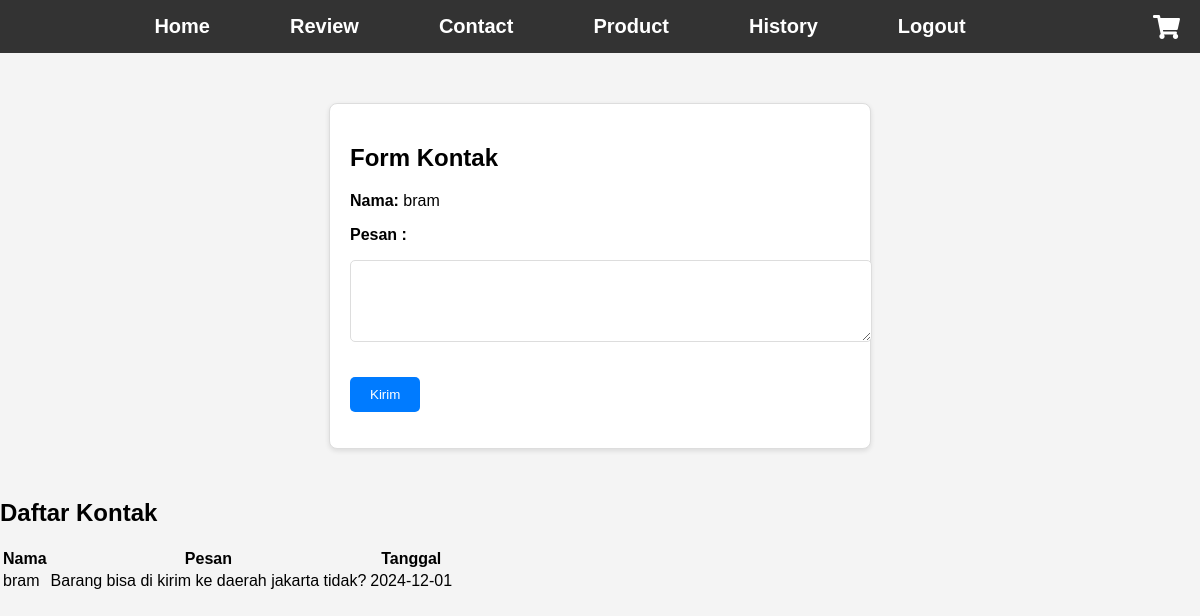
Page /patient/contact.php (signed in) on the committed database.
### tables this page shows
CREATE TABLE `pelanggan` (
  `Nama` varchar(100) NOT NULL,
  `No_HP` varchar(15) DEFAULT NULL,
  `Email` varchar(100) DEFAULT NULL,
  `Alamat` text DEFAULT NULL,
  `Kecamatan` enum('Andir','Astana Anyar','Antapani','Arcamanik','Babakan CIparay','Bandung Kidul','Bandung Kulon','Bandung Wetan','Batununggal','Bojongloa Kaler','Bojongloa Kidul','Buah Batu','Cibeunying Kaler','Cibeunying Kidul','Cibiru','Cicendo','Cidadap','Cinambo','Coblong','GedeBage','KiaraCondong','Lengkong','Mandalajati','Pangyileukan','Rancasari','Regol','Sukajadi','Sukasari','Sumur Bandung','Ujung Berung') DEFAULT NULL,
  `Kelurahan` enum('Ciroyom','Garuda','Kebon Jeruk','Maleber','Dungus Cariang','Cempaka','Karasak','Nyengseret','Panjunan','Pelindung Hewan','Cisaranten Bina Harapan','Antapani Kidul','Antapani Tengah','Antapani Wetan','Sukamiskin','Cisaranten Kulon','Cisantren Endah','Cisantren Kidul','Cijawura','Derwati','Manjahlega','Margasari','Margahayu Tengah','Ciateul','Balonggede','Paledang','Ancol','Karang Anyar','Dago','Pasteur','Cipedes','Sukabungah','Sukarasa','Isola','Geger Kalong','SariJadi','Babakan Ciamis','Merdeka','Kebon Pisang','Braga','Padasuka','Pasanggrahan','Cigending','Cijawura') DEFAULT NULL,
  `Username` varchar(50) DEFAULT NULL,
  `Password` varchar(255) DEFAULT NULL
);

CREATE TABLE `contact` (
  `Nama_Contact` varchar(100) DEFAULT NULL,
  `Review_Contact` text DEFAULT NULL,
  `Date_Contact` date NOT NULL DEFAULT current_timestamp()
);

### patient/contact.php (the view, shortened to what this page needs)
<?php
require_once('../config/db_connection.php');
$username = $_SESSION['username'];
$query_pelanggan = "SELECT Nama FROM pelanggan WHERE Username = '$username'";
$result_pelanggan = $conn->query($query_pelanggan);
$pelanggan = $result_pelanggan->fetch_assoc();
$nama_pelanggan = $pelanggan['Nama'];
$query_contacts = "SELECT Nama_Contact, Review_Contact, Date_Contact FROM contact ORDER BY Date_Contact DESC";
$result_contacts = $conn->query($query_contacts);
?>
<!DOCTYPE html>
<html lang="id">
<head>
    <link href="https://cdnjs.cloudflare.com/ajax/libs/font-awesome/5.15.4/css/all.min.css" rel="stylesheet">
</head>
<body>
<nav>
    <ul>
        <li><a href="pelanggan_dashboard.php">Home</a></li>
        <li><a href="review.php">Review</a></li>
        <li><a href="contact.php">Contact</a></li>
        <li><a href="product.php">Product</a></li>
        <li><a href="history.php">History</a></li>
        <li><a href="logout.php">Logout</a></li>
        <li><a href="cart.php"><i class="fas fa-shopping-cart cart-icon"></i></a></li>
    </ul>
</nav>
<div class="contact-form">
    <h2>Form Kontak</h2>
    <p><strong>Nama:</strong> <?php echo htmlspecialchars($nama_pelanggan); ?></p>
    <form action="contact.php" method="POST">
        <label for="review_contact"><p><strong>Pesan :</strong></p></label>
        <textarea name="review_contact" id="review_contact" rows="4" required></textarea>
        <p><button type="submit">Kirim</button></p>
    </form>
</div>
<div class="contact-table">
    <h2>Daftar Kontak</h2>
    <?php if ($result_contacts->num_rows > 0): ?>
        <table>
            <thead>
                <tr>
                    <th>Nama</th>
                    <th>Pesan</th>
                    <th>Tanggal</th>
                </tr>
            </thead>
            <tbody>
                <?php while ($row = $result_contacts->fetch_assoc()): ?>
                    <tr>
                        <td><?php echo htmlspecialchars($row['Nama_Contact']); ?></td>
                        <td><?php echo htmlspecialchars($row['Review_Contact']); ?></td>
                        <td><?php echo htmlspecialchars($row['Date_Contact']); ?></td>
                    </tr>
                <?php endwhile; ?>
            </tbody>
        </table>
    <?php else: ?>
        <p style="text-align: center;">Tidak ada kontak yang tersedia.</p>
    <?php endif; ?>
</div>
</body>
</html>

### patient/contact.php (style rules this page uses)
body { font-family: Arial, sans-serif; margin: 0; padding: 0; background-color: #f4f4f4; }
nav { background-color: #333; padding: 15px 0; display: flex; justify-content: center; align-items: center; position: relative; width: 100%; }
nav ul { list-style: none; display: flex; justify-content: center; padding: 0; margin: 0; }
nav ul li { margin: 0 20px; }
nav a { color: white; text-decoration: none; font-size: 20px; font-weight: bold; padding: 10px 20px; }
.contact-form { max-width: 500px; margin: 50px auto; padding: 20px; background-color: white; border: 1px solid #ddd; border-radius: 8px; box-shadow: 0 2px 5px rgba(0, 0, 0, 0.1); }
.contact-form textarea { width: 100%; padding: 10px; margin-bottom: 15px; border: 1px solid #ddd; border-radius: 5px; }
.contact-form button { padding: 10px 20px; background-color: #007bff; color: white; border: none; border-radius: 5px; cursor: pointer; }
.cart-icon { position: absolute; right: 20px; font-size: 24px; color: white; }

### rows in the picture
pelanggan: Nama "bram"
contact: Nama_Contact "bram", Review_Contact "Barang bisa di kirim ke daerah jakarta tidak?", Date_Contact "2024-12-01"
